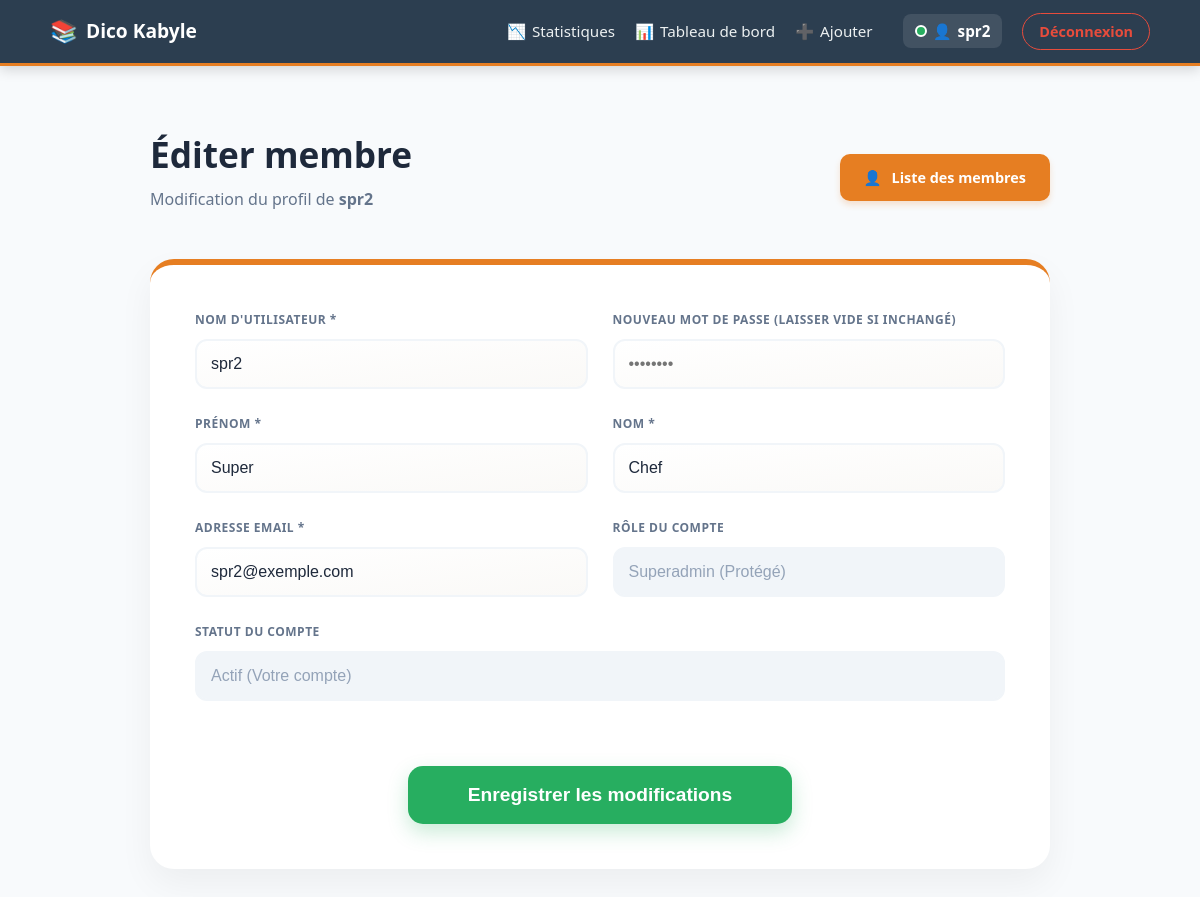
/edit_user.php?id=6 (signed in), run on the app's committed database.
### tables this page shows
CREATE TABLE users (id INTEGER PRIMARY KEY AUTOINCREMENT, username TEXT NOT NULL UNIQUE, password TEXT NOT NULL, role TEXT NOT NULL DEFAULT 'user', prenom TEXT, nom TEXT, email TEXT UNIQUE, created_at DATETIME, updated_at DATETIME, last_seen DATETIME, is_active INTEGER DEFAULT 0);

### src/AdminEngine.php (called while the page is built, shortened)
<?php
class AdminEngine {
    private $pdo;
    public function __construct($pdo) {
        $this->pdo = $pdo;
    }
    public function getUserById($id) {
        $stmt = $this->pdo->prepare("SELECT * FROM users WHERE id = ?");
        $stmt->execute([$id]);
        return $stmt->fetch(PDO::FETCH_ASSOC);
    }
}

### src/Auth.php (called while the page is built, shortened)
<?php
class Auth {
    public static function getUserId() {
        return $_SESSION['user_id'] ?? null;
    }
}

### public/edit_user.php (the view, shortened to what this page needs)
<?php
require_once __DIR__ . '/../src/AdminEngine.php';
require_once __DIR__ . '/../src/Auth.php';
$engine = new RhymeEngine();
$db = $engine->getPDO();
$admin = new AdminEngine($db);
$id = (int)($_GET['id'] ?? 0);
$user = $admin->getUserById($id);
$isTargetSuperadmin = ($user['role'] === 'superadmin');
?>
<!DOCTYPE html>
<html lang="fr">
<head>
    <link rel="stylesheet" href="css/style.css">
</head>
<body>
    <?php include __DIR__ . '/../src/views/navbar.php'; ?>
    <div class="container edit-container">
        <header class="admin-header">
            <div>
                <h1 style="margin:0; font-weight: 900; font-size: 2.2rem; color: #1e293b;">Éditer membre</h1>
                <p style="color: #64748b; margin-top: 5px;">Modification du profil de <strong><?= htmlspecialchars($user['username']) ?></strong></p>
            </div>
            <a href="manage_users.php" class="btn-dashboard-orange">
                <span>👤</span> Liste des membres
            </a>
        </header>
        <div class="add-card">
            <form method="POST" id="editUserForm" class="admin-grid">
                <div class="form-group">
                    <label>Nom d'utilisateur *</label>
                    <input type="text" name="username" value="<?= htmlspecialchars($user['username']) ?>" required>
                </div>
                <div class="form-group">
                    <label>Nouveau mot de passe (Laisser vide si inchangé)</label>
                    <input type="password" name="password" placeholder="••••••••">
                </div>
                <div class="form-group">
                    <label>Prénom *</label>
                    <input type="text" name="prenom" value="<?= htmlspecialchars($user['prenom'] ?? '') ?>" required>
                </div>
                <div class="form-group">
                    <label>Nom *</label>
                    <input type="text" name="nom" value="<?= htmlspecialchars($user['nom'] ?? '') ?>" required>
                </div>
                <div class="form-group">
                    <label>Adresse Email *</label>
                    <input type="email" name="email" value="<?= htmlspecialchars($user['email'] ?? '') ?>" required>
                </div>
                <div class="form-group">
                    <label>Rôle du compte</label>
                    <?php if ($isTargetSuperadmin): ?>
                        <input type="text" class="input-readonly" value="Superadmin (Protégé)" readonly>
                    <?php endif; ?>
                </div>
                <div class="form-group full-width">
                    <label>Statut du compte</label>
                    <?php if ($id === Auth::getUserId()): ?>
                        <input type="text" class="input-readonly" value="Actif (Votre compte)" readonly>
                    <?php endif; ?>
                </div>
                <div class="full-width submit-container">
                    <button type="button" class="btn-save-large" onclick="openModal()">Enregistrer les modifications</button>
                </div>
            </form>
        </div>
    </div>
</body>
</html>

### public/css/style.css (style rules this page uses)
:root { --primary-color: #2c3e50; --accent-color: #e67e22; --bg-color: #ecf0f1; --white: #ffffff; --border-color: #dcdde1; --text-muted: #7f8c8d; --success-color: #27ae60; --error-color: #e74c3c; --shadow: 0 4px 6px rgba(0, 0, 0, 0.1); --transition: all 0.3s ease; }
body { font-family: 'Segoe UI', Tahoma, Geneva, Verdana, sans-serif; background-color: var(--bg-color); color: var(--primary-color); margin: 0; line-height: 1.6; }
.container { max-width: 1100px; margin: 0 auto; padding: 20px; }
button, .btn-primary, .btn-add, .btn-pdf, .btn-submit { padding: 12px 25px; background: var(--accent-color); color: white; border: none; border-radius: 25px; cursor: pointer; font-weight: bold; box-shadow: var(--shadow); transition: var(--transition); text-decoration: none; display: inline-block; text-align: center; font-size: 1rem; }
input[type="text"], input[type="password"], input[type="email"], select, textarea { width: 100%; padding: 12px 15px; border: 1px solid var(--border-color); border-radius: 8px; box-sizing: border-box; font-size: 1rem; background-color: var(--white); transition: border-color 0.2s; }
.admin-grid { display: grid; grid-template-columns: 1fr 1fr; gap: 25px; }
.full-width { grid-column: 1 / span 2; }

### public/edit_user.php (style rules this page uses)
body { background: #f8fafc; color: #1e293b; }
.edit-container { max-width: 900px; margin: 40px auto; }
.admin-header { display: flex; justify-content: space-between; align-items: center; margin-bottom: 30px; }
.btn-dashboard-orange { background: #e67e22 !important; color: white !important; padding: 12px 24px; border-radius: 10px; text-decoration: none; font-weight: 800; font-size: 0.9rem; display: flex; align-items: center; gap: 10px; transition: 0.3s; box-shadow: 0 4px 6px rgba(230, 126, 34, 0.2); }
.add-card { background: white; padding: 45px; border-radius: 24px; box-shadow: 0 15px 35px rgba(0,0,0,0.05); border-top: 6px solid #e67e22; }
.form-group label { display: block; font-size: 0.75rem; font-weight: 800; color: #64748b; text-transform: uppercase; margin-bottom: 10px; letter-spacing: 0.5px; }
.form-group input, .form-group select { width: 100%; padding: 14px; border: 2px solid #f1f5f9; border-radius: 12px; font-size: 1rem; background: linear-gradient(to bottom right, #ffffff, #faf9f7); transition: 0.3s; color: #1e293b; box-sizing: border-box; }
.input-readonly { background: #f1f5f9 !important; color: #94a3b8 !important; cursor: not-allowed; }
.admin-grid { display: grid; grid-template-columns: repeat(2, 1fr); gap: 25px; }
.full-width { grid-column: span 2; }
.submit-container { text-align: center; margin-top: 40px; }
.btn-save-large { background: #27ae60 !important; color: white !important; padding: 18px 60px; border-radius: 15px; font-weight: 900; font-size: 1.2rem; border: none; cursor: pointer; transition: 0.3s; box-shadow: 0 8px 20px rgba(39, 174, 96, 0.25); }

### data on the page
users: username "spr2", prenom "Super", nom "Chef", email "spr2@exemple.com"

### other printed values
$_SESSION['username'] "spr2"
